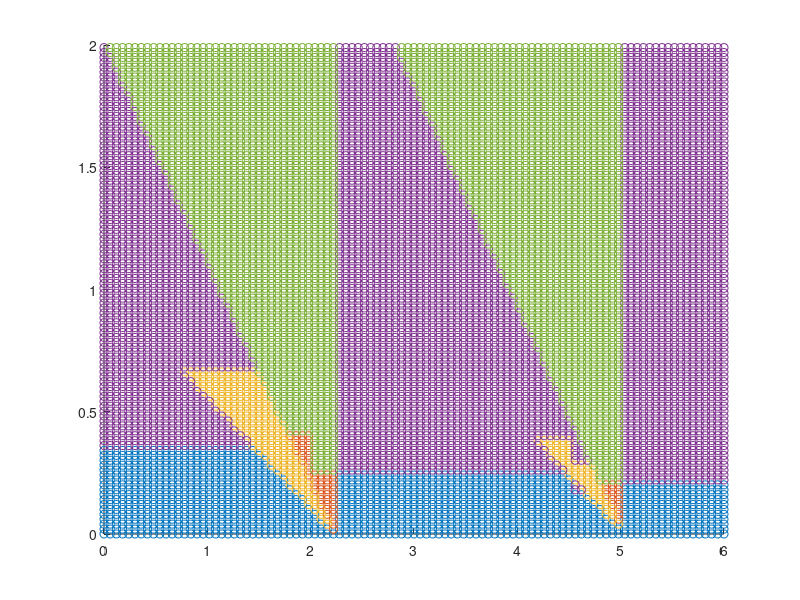

Write the MATLAB code that produced this figure.
% TwoPeriod.m
% Aiyagari model with human capital
% Oct 19, 2024 By YKL
%close all;
clear
%% Parameters

%Kai_n = 2.34/3*0.25;
Kai_n = 2.34/3*0.25;
Kai_e = 2.34*0.5/3*0.25; 
e_l = 1/6*3*2;
e_h = 1/3*3*2;
hbar = 6;
delta_h = 0.1;

lambda=0.4;
r=0;
w=1;
discount=0.95;

a_upper=1+lambda;
a_lower=0;
n_a=101;
agrid=linspace(a_lower,a_upper,n_a);
agrid=agrid(:); %n_a*1

zscaleupper=4;
zbar_Fcn = @(a) (exp(Kai_n)-1)*(1+r)*a/w;
z_lower=1e-4;
z_upper=zscaleupper*zbar_Fcn(a_upper)/(1-lambda);
n_z= 101;
zgrid = linspace(z_lower,z_upper,n_z);
zgrid=zgrid(:); %n_z*1

mean_z = 0;
sigma_z = 0.001;%0.3;%0.01;
zdensity = lognpdf(zgrid,mean_z,sigma_z);
z_prob = zdensity./sum(zdensity);


h_lower=0;
h_upper=hbar;
n_h = 101;
hgrid=linspace(h_lower,h_upper,n_h); %1*n_h

h_M = 2;
h_H = 4.5;

%% w*z*x(h) matrix n_z*n_h
wzx=zeros(n_z,n_h); 
for iz=1:n_z
    for ih=1:n_h
        if hgrid(ih)<h_M
        wzx(iz,ih)=w*zgrid(iz)*(1-lambda);
        elseif hgrid(ih)>h_H
        wzx(iz,ih)=w*zgrid(iz)*(1+lambda);
        else
        wzx(iz,ih)=w*zgrid(iz);
        end
    end
end

%% Period-2 Value Function n_a*n_h
EV_2=zeros(n_a,n_h);
for ia=1:n_a
    avalue=agrid(ia);
    V_2 = log(wzx+(1+r)*avalue) - Kai_n;
    V_notwork = log((1+r)*avalue);
    V_2(V_2<V_notwork) = V_notwork;
    EV_2temp=V_2'*z_prob;
    EV_2(ia,:)=EV_2temp';  % 1*n_h
end

% figure
% ih=round(n_h/2);
% ia=round(n_a/2);
% subplot(2,1,1)
% plot(agrid,EV_2(:,ih),'k')
% xlabel('a')
% subplot(2,1,2)
% plot(hgrid,EV_2(ia,:),'k')
% xlabel('h')

%% Period-1 Decision Rule
V1=zeros(n_z,n_h);
choice=zeros(n_z,n_h);
cstar=zeros(n_z,n_h);

h2_0=(1-delta_h)*hgrid;

% avalue needs to be such that if households know z'=1, it will for sure
% work even if they have the highest possible asset next period in
% equilibrium
avalue=a_upper/2*2;
c1_upper= (w*z_upper*(1+lambda)+(1+r)*avalue+w*1*(1+lambda)/(1+r))/(1+discount);
a2_upper = w*z_upper*(1+lambda)+(1+r)*avalue - c1_upper;
z2_cutoff = zbar_Fcn(a2_upper);
% needs z'=1>z2_cutoff


a2_nowork=(1+r)*avalue;
a2_work=wzx+(1+r)*avalue;

% condition for e_h,e_l,Kai_e and Kai_n: needs LHS>RHS
LHS = exp(Kai_e*e_h/(1+discount));
RHS = exp(Kai_e*e_l/(1+discount))/(exp(Kai_e*e_l/(1+discount))+exp(Kai_n/(1+discount))-exp((Kai_e*e_l+Kai_n)/(1+discount)));

n_c=1001;
cgrid_nowork=linspace(0,a2_nowork,n_c);
cstartemp=zeros(1,5);
for ih=1:n_h
    for iz=1:n_z
        [~,ih2_0] = min(abs(hgrid - h2_0(ih)));
        [~,ih2_l] = min(abs(hgrid - (h2_0(ih)+zgrid(iz)*e_l))) ;
        [~,ih2_h] = min(abs(hgrid - (h2_0(ih)+zgrid(iz)*e_h)));
        % n=0, e=0
        obj1=log(cgrid_nowork)+...
            discount*interp1(agrid,EV_2(:,ih2_0),a2_nowork-cgrid_nowork);
        [val1,ic1]=max(obj1);
        cstartemp(1)=cgrid_nowork(ic1);
        % n=0, e=e_l
        obj2=log(cgrid_nowork) - Kai_e*e_l +...
            discount*interp1(agrid,EV_2(:,ih2_l),a2_nowork-cgrid_nowork);
        [val2,ic2]=max(obj2);
        cstartemp(2)=cgrid_nowork(ic2);
        % n=0, e=e_h
        obj3=log(cgrid_nowork) - Kai_e*e_h + ...
            discount*interp1(agrid,EV_2(:,ih2_h),a2_nowork-cgrid_nowork);
        [val3,ic3]=max(obj3);
        cstartemp(3)=cgrid_nowork(ic3);

        cgrid_work=linspace(0,a2_work(iz,ih),n_c);
        % n=1, e=0
        obj4=log(cgrid_work) - Kai_n +...
            discount*interp1(agrid,EV_2(:,ih2_0),a2_work(iz,ih)-cgrid_work);
        [val4,ic4]=max(obj4);
        cstartemp(4)=cgrid_work(ic4);
        % n=1, e=e_l
        obj5=log(cgrid_work) - Kai_n - Kai_e*e_l +...
            discount*interp1(agrid,EV_2(:,ih2_l),a2_work(iz,ih)-cgrid_work);
        [val5,ic5]=max(obj5);
        cstartemp(5)=cgrid_work(ic5);

        % choose over 5 options
        [V1(iz,ih),choice(iz,ih)]=max([val1,val2,val3,val4,val5]);
        cstar(iz,ih)=cstartemp(choice(iz,ih));
    end
end

%% visualization
[z1,h1]=find(choice==1);
[z2,h2]=find(choice==2);
[z3,h3]=find(choice==3);
[z4,h4]=find(choice==4);
[z5,h5]=find(choice==5);
figure;
scatter(hgrid(h1),zgrid(z1),'k.') % n=0, e=0
hold on;
scatter(hgrid(h2),zgrid(z2),'g.') % n=0, e=e_l
scatter(hgrid(h3),zgrid(z3),'r.') % n=0, e=e_h
scatter(hgrid(h4),zgrid(z4),'y.') % n=1, e=0
scatter(hgrid(h5),zgrid(z5),'m.') % n=1, e=e_l
ylim([0,2])



%
futurewage=w*1/(1+r);
zupper_fast_L=((exp(Kai_e*e_l/(1+discount))*lambda*(exp(Kai_e*e_l/(1+discount))-1)^(-1)-1)*futurewage-(1+r)*avalue)/w
zlower_fast_L=(exp((Kai_n)/(1+discount))-1)*((1+r)*avalue+futurewage)/w
zupper_slow_L=((exp((Kai_n-Kai_e*e_h)/(1+discount))-1)*((1+r)*avalue+futurewage)+lambda*futurewage)/w
zupper_non_L=(exp((Kai_n)/(1+discount))-1)*((1+r)*avalue+futurewage*(1-lambda))/w

% lowerbound of lambda
lambda_lowb=(exp(Kai_e*e_h/(1+discount))-1)*((1+r)*avalue + futurewage)/futurewage;




